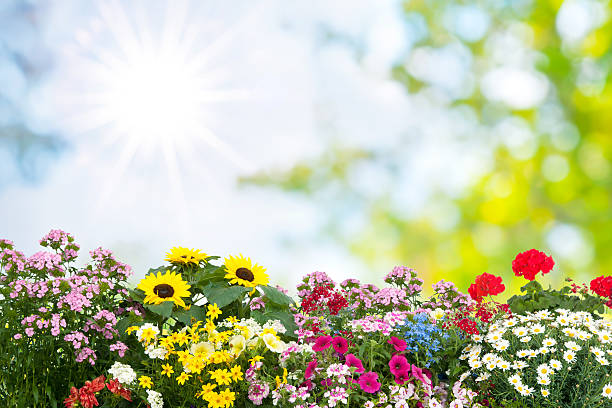
#> input picture opencv/1.images/histogram/flowers.jpeg, 612 x 408 px
$ python bgr_image_histogram.py
#> lines starting #> are read from the running program, lines starting #| are printed output that depends on the picture
import cv2 as cv
import matplotlib.pyplot as plt

image = cv.imread('flowers.jpeg')
#> image is the input picture: shape (408, 612, 3); mean B, G, R 163.4, 195, 190.8

colors = ('b', 'g', 'r')
for index, color in enumerate(colors):
    hist = cv.calcHist([image], [index], None, [256], [0,256])
    plt.plot(hist, color=color)
    plt.xlim([0, 256])

cv.imshow('Image', image)
plt.title('Histogram for image')
plt.xlabel('bins')
plt.ylabel('Number of Pixels')
plt.xlim([0, 256])

plt.show()
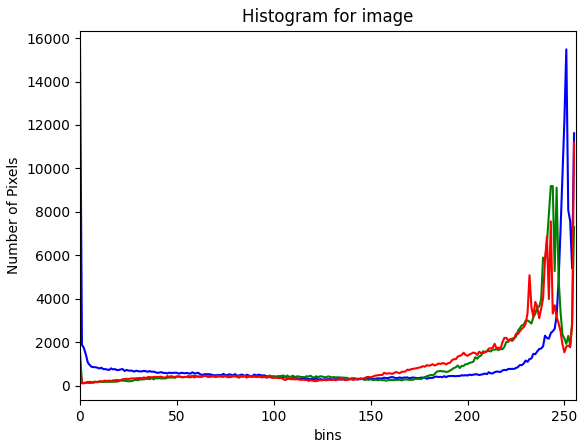
#> figure drawn by matplotlib, 1 panel; curve peaks at x = 0, y = 15569; curve peaks at x = 243, y = 9193; curve peaks at x = 255, y = 11186
cv.waitKey(0)

# Close the OpenCV windows
cv.destroyAllWindows()
